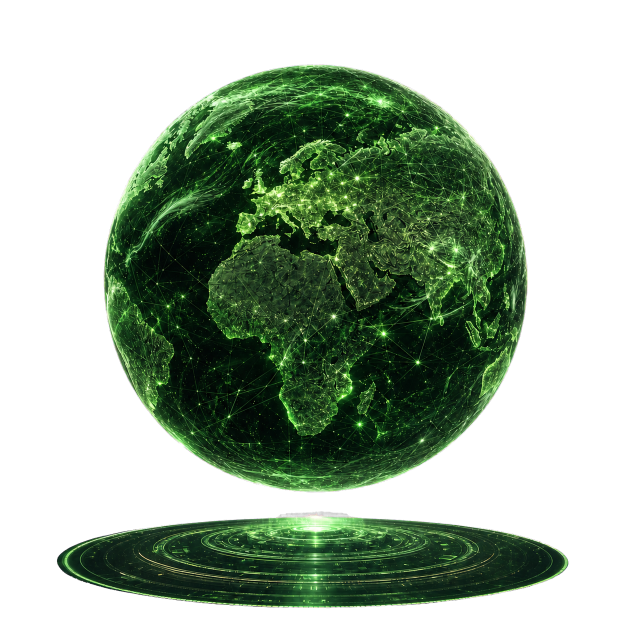
#> input picture assets/cinematic/repository-globe-transparent-v2.png, 1254 x 1254 px (shown at 1/2 size)
$ python generate_repository_globe.py
#> lines starting #> are read from the running program, lines starting #| are printed output that depends on the picture
#!/usr/bin/env python3
"""Generate the cinematic rotating repository globe used by the profile README."""

from __future__ import annotations

import math
from pathlib import Path
from typing import Iterable

from PIL import Image, ImageDraw, ImageFilter


ROOT = Path(__file__).resolve().parents[1]
ASSETS = ROOT / "assets"
GIF_PATH = ASSETS / "repository-globe-transparent-v3.gif"
STATIC_PATH = ASSETS / "repository-globe-transparent-v3-static.png"
MASTER_PATH = ASSETS / "cinematic" / "repository-globe-transparent-v2.png"

WIDTH = HEIGHT = 560
FRAME_COUNT = 64
FRAME_DURATION_MS = 72

GREEN = (63, 185, 80)
BRIGHT = (126, 231, 135)
MINT = (86, 211, 100)
DEEP = (35, 134, 54)
QUIET = (46, 160, 67)
TRANSPARENT_KEY = (255, 0, 255)

REPOSITORIES = [
    (-0.42, -1.02),
    (0.54, -0.28),
    (0.18, 1.18),
    (-0.62, 0.46),
]


def _project(lat: float, lon: float, rotation: float, radius: float = 164) -> tuple[float, float, float]:
    longitude = lon + rotation
    cos_lat = math.cos(lat)
    x = 280 + radius * cos_lat * math.sin(longitude)
    y = 236 - radius * math.sin(lat) * 0.94
    z = cos_lat * math.cos(longitude)
    return x, y, z


def _line(layer: Image.Image, points: Iterable[tuple[float, float, float]], width: int = 1) -> None:
    draw = ImageDraw.Draw(layer, "RGBA")
    sequence = list(points)
    for start, end in zip(sequence, sequence[1:]):
        depth = (start[2] + end[2]) / 2
        color = BRIGHT if depth >= 0 else DEEP
        opacity = round(48 + max(-0.3, depth) * 145) if depth >= 0 else 24
        draw.line((start[0], start[1], end[0], end[1]), fill=(*color, max(12, opacity)), width=width)


def _master_base() -> Image.Image:
    if not MASTER_PATH.exists():
        raise FileNotFoundError(f"Missing cinematic globe plate: {MASTER_PATH}")
    with Image.open(MASTER_PATH) as source:
#> source is the input picture: PIL image 1254x1254 RGBA; mean R, G, B, A 19, 34.6, 17.5, 115.9
        frame = source.convert("RGBA").resize((WIDTH, HEIGHT), Image.Resampling.LANCZOS)
    return frame


def _draw_globe(rotation: float, master: Image.Image) -> Image.Image:
#> called with rotation = 0
    frame = master.copy()

    glow = Image.new("RGBA", frame.size, (0, 0, 0, 0))
#> glow: PIL image 560x560 RGBA; every value is 0
    glow_draw = ImageDraw.Draw(glow, "RGBA")
    glow_draw.ellipse((91, 47, 469, 425), outline=(*GREEN, 52), width=9)
    frame.alpha_composite(glow.filter(ImageFilter.GaussianBlur(15)))
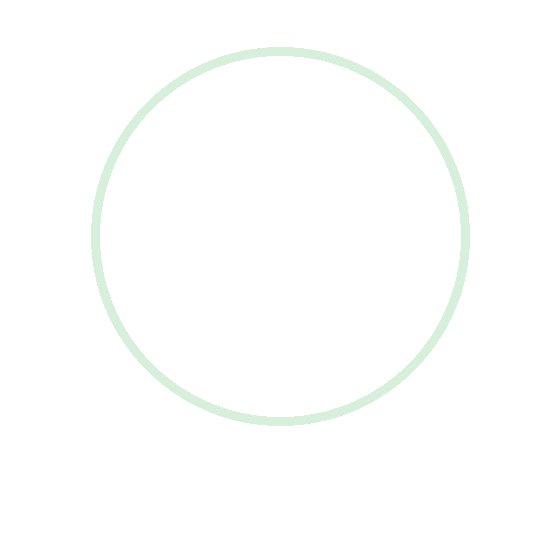
#> glow: PIL image 560x560 RGBA; mean R, G, B, A 2.1, 6.1, 2.6, 1.7; transparent parts drawn white

    grid = Image.new("RGBA", frame.size, (0, 0, 0, 0))
    for latitude in (-1.08, -0.72, -0.36, 0.0, 0.36, 0.72, 1.08):
        _line(grid, (_project(latitude, step * math.pi / 48 - math.pi, rotation) for step in range(97)))
    for longitude in (step * math.pi / 8 for step in range(16)):
        _line(grid, (_project(-math.pi / 2 + step * math.pi / 48, longitude, rotation) for step in range(49)))
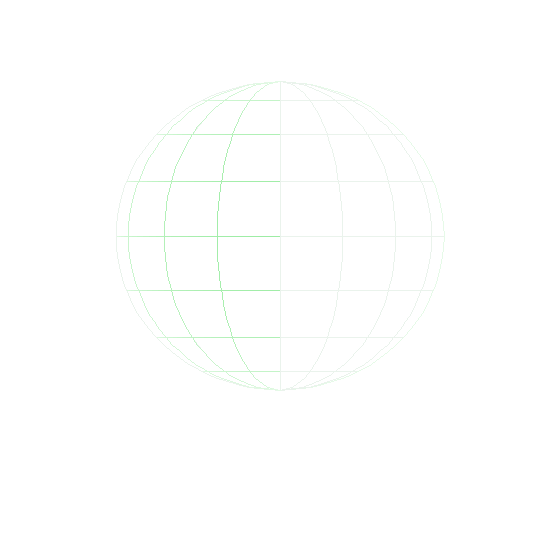
#> grid: PIL image 560x560 RGBA; mean R, G, B, A 1.2, 2.9, 1.5, 1.1; transparent parts drawn white

    draw = ImageDraw.Draw(grid, "RGBA")
    nodes: list[tuple[float, float, float]] = []
    for lat, lon in REPOSITORIES:
        x, y, z = _project(lat, lon, rotation)
        nodes.append((x, y, z))
        if z > -0.08:
            radius = 5 if z > 0.28 else 3
            draw.ellipse((x - radius * 2.4, y - radius * 2.4, x + radius * 2.4, y + radius * 2.4), fill=(*GREEN, 28))
            draw.ellipse((x - radius, y - radius, x + radius, y + radius), fill=(*BRIGHT, 245), outline=(*GREEN, 255), width=1)
#> after the loop, nodes = [(152.4, 298.9, 0.478), (241.1, 156.7, 0.824), (429.2, 208.4, 0.375), (339.3, 325.6, 0.729)]
    for index, start in enumerate(nodes):
        end = nodes[(index + 1) % len(nodes)]
        if start[2] > 0 and end[2] > 0:
            midpoint = ((start[0] + end[0]) / 2, min(start[1], end[1]) - 22)
            draw.line((start[0], start[1], midpoint[0], midpoint[1], end[0], end[1]), fill=(*MINT, 125), width=1)
#> this loop made 4 passes
#> (start, end, midpoint) on passes 1 to 4: ((152.4, 298.9, 0.478), (241.1, 156.7, 0.824), (196.8, 134.7)), ((241.1, 156.7, 0.824), (429.2, 208.4, 0.375), (335.2, 134.7)), ((429.2, 208.4, 0.375), (339.3, 325.6, 0.729), (384.2, 186.4)), ((339.3, 325.6, 0.729), (152.4, 298.9, 0.478), (245.8, 276.9))

    for index in range(72):
        latitude = math.asin(-1 + 2 * (index + 0.5) / 72)
        longitude = index * math.pi * (3 - math.sqrt(5))
        x, y, z = _project(latitude, longitude, rotation)
        if z > 0:
            radius = 1 + round(z * 1.5)
            draw.ellipse((x - radius, y - radius, x + radius, y + radius), fill=(*BRIGHT, round(75 + z * 145)))

    draw.ellipse((111, 67, 449, 405), outline=(*BRIGHT, 110), width=1)
    draw.arc((122, 79, 438, 395), 198, 327, fill=(*MINT, 170), width=2)
    frame.alpha_composite(grid)
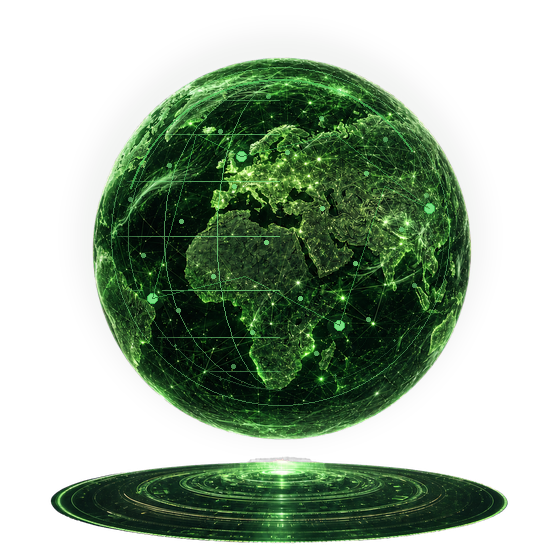
#> frame: PIL image 560x560 RGBA; mean R, G, B, A 21.4, 39.3, 20.2, 116.6; transparent parts drawn white
    return frame


def _flatten(frame: Image.Image) -> Image.Image:
    rgb = Image.new("RGB", frame.size, TRANSPARENT_KEY)
    alpha = frame.getchannel("A")
    opaque = alpha.point(lambda value: 255 if value > 12 else 0)
    rgb.paste(frame.convert("RGB"), mask=opaque)
    return rgb


def generate() -> None:
    master = _master_base()
    frames = [_draw_globe(index * math.tau / FRAME_COUNT, master) for index in range(FRAME_COUNT)]
#> call 2 of _draw_globe, with rotation = 0.0982
#> after the loop in _draw_globe (call 2), `for lat, lon in REPOSITORIES:`: nodes = [(160.7, 298.9, 0.552), (254.6, 156.7, 0.844), (434.5, 208.4, 0.284), (350.7, 325.6, 0.69)]
#> the loop in _draw_globe (call 2), `for index, start in enumerate(nodes):` made 4 passes
#> (start, end, midpoint) on passes 1 to 4: ((160.7, 298.9, 0.552), (254.6, 156.7, 0.844), (207.6, 134.7)), ((254.6, 156.7, 0.844), (434.5, 208.4, 0.284), (344.5, 134.7)), ((434.5, 208.4, 0.284), (350.7, 325.6, 0.69), (392.6, 186.4)), ((350.7, 325.6, 0.69), (160.7, 298.9, 0.552), (255.7, 276.9))
#> in _draw_globe (call 2), `frame.alpha_composite(grid)`:
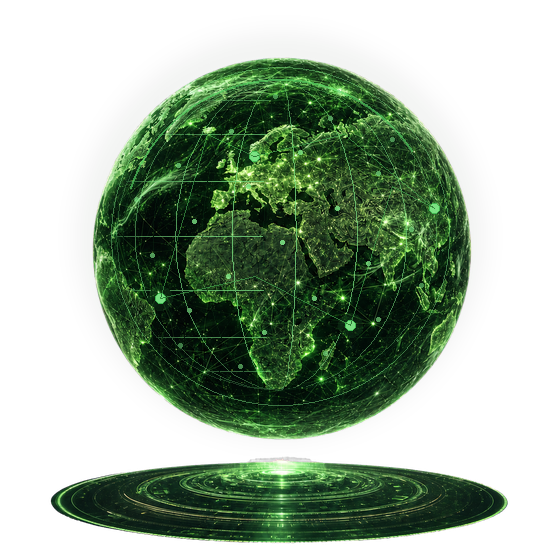
#> frame: PIL image 560x560 RGBA; mean R, G, B, A 21.5, 39.6, 20.3, 116.6; transparent parts drawn white
#> call 3 of _draw_globe, with rotation = 0.196
#> after the loop in _draw_globe (call 3), `for lat, lon in REPOSITORIES:`: nodes = [(170.1, 298.9, 0.62), (268.2, 156.7, 0.855), (438.3, 208.4, 0.19), (361.5, 325.6, 0.645)]
#> the loop in _draw_globe (call 3), `for index, start in enumerate(nodes):` made 4 passes
#> (start, end, midpoint) on passes 1 to 4: ((170.1, 298.9, 0.62), (268.2, 156.7, 0.855), (219.2, 134.7)), ((268.2, 156.7, 0.855), (438.3, 208.4, 0.19), (353.3, 134.7)), ((438.3, 208.4, 0.19), (361.5, 325.6, 0.645), (399.9, 186.4)), ((361.5, 325.6, 0.645), (170.1, 298.9, 0.62), (265.8, 276.9))
#> in _draw_globe (call 3), `frame.alpha_composite(grid)`:
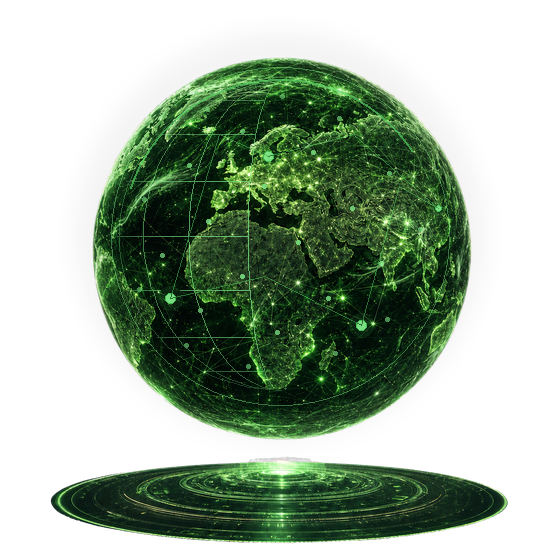
#> frame: PIL image 560x560 RGBA; mean R, G, B, A 21.3, 39.2, 20.1, 116.6; transparent parts drawn white
#> call 4 of _draw_globe, with rotation = 0.295
#> after the loop in _draw_globe (call 4), `for lat, lon in REPOSITORIES:`: nodes = [(180.6, 298.9, 0.683), (282, 156.7, 0.858), (440.6, 208.4, 0.0946), (371.4, 325.6, 0.593)]
#> the loop in _draw_globe (call 4), `for index, start in enumerate(nodes):` made 4 passes
#> (start, end, midpoint) on passes 1 to 4: ((180.6, 298.9, 0.683), (282, 156.7, 0.858), (231.3, 134.7)), ((282, 156.7, 0.858), (440.6, 208.4, 0.0946), (361.3, 134.7)), ((440.6, 208.4, 0.0946), (371.4, 325.6, 0.593), (406, 186.4)), ((371.4, 325.6, 0.593), (180.6, 298.9, 0.683), (276, 276.9))
#> in _draw_globe (call 4), `frame.alpha_composite(grid)`:
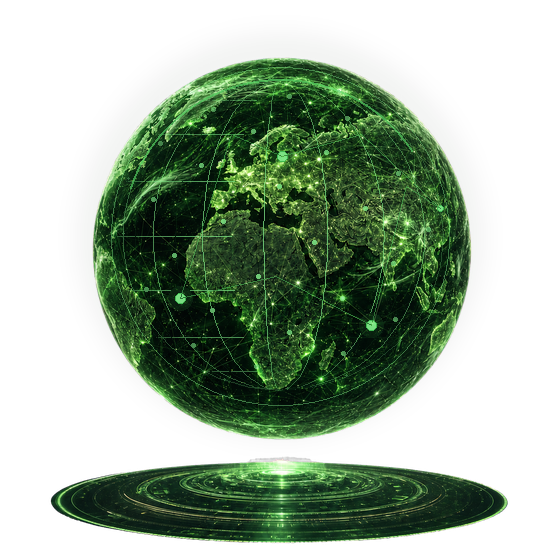
#> frame: PIL image 560x560 RGBA; mean R, G, B, A 21.5, 39.5, 20.3, 116.6; transparent parts drawn white
#> after the loop in _draw_globe (call 11), `for lat, lon in REPOSITORIES:`: nodes = [(274.3, 298.9, 0.912), (370.8, 156.7, 0.655), (414, 208.4, -0.548), (412.4, 325.6, 0.105)]
#> the loop in _draw_globe (call 11), `for index, start in enumerate(nodes):` made 4 passes
#> (start, end, midpoint) on passes 1, 4: ((274.3, 298.9, 0.912), (370.8, 156.7, 0.655), (322.5, 134.7)), ((412.4, 325.6, 0.105), (274.3, 298.9, 0.912), (343.3, 276.9))
#> (start, end) on passes 2 to 3: ((370.8, 156.7, 0.655), (414, 208.4, -0.548)), ((414, 208.4, -0.548), (412.4, 325.6, 0.105))
#> in _draw_globe (call 11), `frame.alpha_composite(grid)`:
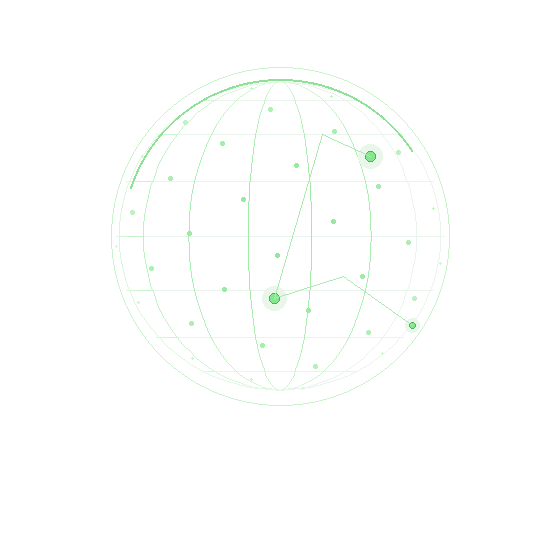
#> grid: PIL image 560x560 RGBA; mean R, G, B, A 2.3, 5, 2.6, 2.4; transparent parts drawn white
#> frames = 64 items
    STATIC_PATH.parent.mkdir(parents=True, exist_ok=True)
    frames[10].save(STATIC_PATH, optimize=True)

    atlas = Image.new("RGB", (WIDTH * 8, HEIGHT), TRANSPARENT_KEY)
    for index, frame in enumerate(frames[::8]):
        atlas.paste(_flatten(frame), (index * WIDTH, 0))
#> this loop made 8 passes
    palette = atlas.quantize(colors=128, method=Image.Quantize.MEDIANCUT, dither=Image.Dither.NONE)
    colors = palette.getpalette()
#> colors = 384 values, max 255 at index 378, min 0 at index 379, mean 52.8
    for index, color in enumerate((TRANSPARENT_KEY, GREEN, BRIGHT, MINT, DEEP, QUIET)):
        colors[index * 3:index * 3 + 3] = list(color)
#> after the loop, colors = 384 values, max 255 at index 0, min 0 at index 1, mean 50.1
    palette.putpalette(colors)

    indexed: list[Image.Image] = []
    for frame in frames:
        item = _flatten(frame).quantize(palette=palette, dither=Image.Dither.NONE)
        transparent = frame.getchannel("A").point(lambda value: 255 if value <= 12 else 0)
        item.paste(0, mask=transparent)
        indexed.append(item)
#> this loop made 64 passes
#> after the loop, indexed = 64 items
    indexed[0].save(
        GIF_PATH,
        save_all=True,
        append_images=indexed[1:],
        duration=FRAME_DURATION_MS,
        loop=0,
        optimize=True,
        transparency=0,
        disposal=1,
    )
    print(f"Generated {GIF_PATH.name} ({GIF_PATH.stat().st_size:,} bytes) and {STATIC_PATH.name}.")


if __name__ == "__main__":
    generate()
